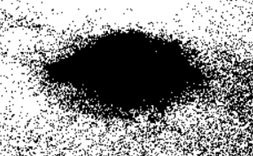
#> input picture project/test1_1.jpg, 253 x 156 px, given in place of the camera
$ python filter_webcam_streaming_track_bar.py
#> lines starting #> are read from the running program, lines starting #| are printed output that depends on the picture; after the words box and inside, x2 and y2 are one past the last pixel; in counts of white or black regions, pixels touching at a corner belong together
# 1개의 트랙바로 2개의 기준을 공통적으로 적용하는 코드

import os
import cv2
import numpy as np
import math
'''
1. 웹캠 이미지 리드
2. 그레이스케일로 변환
3. 픽셀 값의 평균으로 필터링: 평균값보다 크면 255(white), 작으면 0(black)
4. ROI 구역 설정 후 ROI 부분만 출력
'''
def nothing(x):
    pass #더미 함수 생성... 트랙 바 생성시 필요하므로

cv2.namedWindow('Binary') #트랙바를 붙일 윈도우를 생성
cv2.createTrackbar('threshold','Binary', 0, 255, nothing) #트랙바를 이름이'Binary'인 윈도우에 붙임'
cv2.setTrackbarPos('threshold', 'Binary', 127) #초기값 127


def resize(img, ratio, dsize=None, dst=None):
    return cv2.resize(img, dsize, dst, ratio, ratio, interpolation=cv2.INTER_AREA)

def grayscale(img): # 그레이스케일로 이미지 변환
    return cv2.cvtColor(img, cv2.COLOR_RGB2GRAY)

def pixel_value_average(img): # 픽셀 값의 평균 계산
    sum = 0
    for i in range(0, img.shape[0]):
        for j in range(0, img.shape[1]):
            sum += img[i,j]
    pixel_N = img.shape[0] * img.shape[1]
    average = sum/pixel_N
    return average

def Filter(img, value = 0): # 픽셀 값 평균을 기준으로 필터링
    low = cv2.getTrackbarPos('threshold','Binary')
    average = pixel_value_average(img)

    if value == 0:
        ret,img_filter = cv2.threshold(img, low, 255, cv2.THRESH_BINARY)
    else:
        ret,img_filter = cv2.threshold(img, value, 255, cv2.THRESH_BINARY)

    return img_filter

def count_pixel(img): # 픽셀 값이 0인 픽셀 COUNT
    number = cv2.countNonZero(img)
    return number

def pixel_ratio(img1, img2): # 픽셀 값 0 비율 계산
    temp1 = count_pixel(img1)
    temp2 = count_pixel(img2)
    if temp1 >0 and temp2> 0:

        if temp1 < temp2:
            ratio = temp1/temp2
            return ratio
        else:
            ratio = temp2/temp1
            return ratio
    return 99
def vertices_multicam(img, distance, width, direction, angle = 54):
    '''
    관심 영역 설정 - 거리에 따른 roi 설정
    height = img.shape[0]
    width = img.shape[1]
    distance = 카메라와 측정 대상까지의 거리
    width = 카메라 간격
    !!! distance와 width의 단위는 같아야한다. !!!
    direction = 카메라 위치(0: Right, 1: Left)
    angle = 카메라 화각
    '''
    imshape = img.shape
    angle = angle * (math.pi/180)
    F = int(width / (2*distance*math.tan(angle)))

    if direction: # Left = 1
        lower_left = [imshape[1]*F, imshape[0]]
        lower_right = [imshape[1], imshape[0]]
        higher_left = [imshape[1]*F, 0]
        higher_right = [imshape[1], 0]
    else: # Right = 0
        lower_left = [0,imshape[0]]
        lower_right = [imshape[1]*(1 - F), imshape[0]]
        higher_left = [0, 0]
        higher_right = [imshape[1]*(1 - F), 0]

    vertices = [np.array([lower_left, lower_right, higher_right, higher_left], dtype = np.int32)]
    return vertices

def vertices_road(img): # 관심 영역 설정 - 사다리꼴(도로 부분 할당)
    imshape = img.shape

    lower_left = [0, imshape[0]]
    lower_right = [imshape[1], imshape[0]]
    higher_left = [imshape[1]/2-imshape[1]/8, 5*imshape[0]/8]
    higher_right = [imshape[1]/2+imshape[1]/8, 5*imshape[0]/8]

    vertices = [np.array([lower_left, lower_right, higher_right, higher_left], dtype = np.int32)]
    return vertices

def region_of_interest(img, vertices, color3=(255,255,255), color1=255): # ROI 셋팅

    mask = np.zeros_like(img) # mask = img와 같은 크기의 빈 이미지

    if len(img.shape) > 2: # Color 이미지(3채널)라면 :
        color = color3
    else: # 흑백 이미지(1채널)라면 :
        color = color1

    # vertices에 정한 점들로 이뤄진 다각형부분(ROI 설정부분)을 color로 채움
    cv2.fillPoly(mask, vertices, color)

    # 이미지와 color로 채워진 ROI를 합침
    roi_image = cv2.bitwise_and(img, mask)
    return roi_image

def show_convert_video(frame, CAM, direction): # frame과 window창 이름 설정
    vertice_set = vertices_multicam(frame, 20, 3, direction)
    #vertice_set = vertices_road(frame)
    frame = grayscale(frame)
    frame = Filter(frame)
    frame = region_of_interest(frame, vertice_set)
    '''
    h, w = frame.shape[:2]
    M1 = cv2.getRotationMatrix2D((h / 2, w / 2), 90, 1)
    frame = cv2.warpAffine(frame, M1, (h, w))
    '''
    cv2.imshow( CAM , frame)
    return frame

video_capture_1 = cv2.VideoCapture(0) # 외장형 USB 웹캠1
video_capture_2 = cv2.VideoCapture(1) # 외장형 USB 웹캠2

ret1, frame1 = video_capture_1.read()
#> frame1 is the input picture: shape (156, 253, 3); min 0, max 255, mean 147.7
ret2, frame2 = video_capture_2.read()

while True:
    ret1, frame1 = video_capture_1.read()
    ret2, frame2 = video_capture_2.read()

    #ret2, frame2 = video_capture_2.read()

    if (ret1 and ret2):

        img1= show_convert_video(frame1, "CAM0", 0)
#> in show_convert_video, `vertice_set = vertices_multicam(frame, 20, 3, direction)`: vertice_set = [[[0, 156], [253, 156], [253, 0], [0, 0]]]
#> after the loop in pixel_value_average, `for i in range(0, img.shape[0]):`: sum = 5830071
#> in pixel_value_average, `average = sum/pixel_N`: average = 147.7
#> in Filter, `ret,img_filter = cv2.threshold(img, low, 255, cv2.THRESH_BINARY)`:
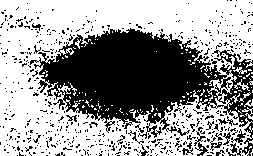
#> img_filter: shape (156, 253); 59.9% white; 539 black regions (514 under 20 px), largest, box (x1, y1, x2, y2) and area: (30, 28, 253, 156) 13274, (194, 131, 209, 156) 113, (231, 129, 246, 145) 77
#> in Filter, `ret,img_filter = cv2.threshold(img, low, 255, cv2.THRESH_BINARY)`: ret = 127
#> in region_of_interest, `cv2.fillPoly(mask, vertices, color)`: mask: shape (156, 253); every value is 255
        img2= show_convert_video(frame2, "CAM1", 1)
        #print(pixel_ratio(frame0, frame1))
        A = pixel_ratio(img1, img2) # 대입인자는 이미 0 또는 1만 있는 이미지만
#> in count_pixel, `number = cv2.countNonZero(img)`: number = 23661
#> in pixel_ratio, `ratio = temp2/temp1`: ratio = 1
#> A = 1
        print(A)
#| 1.0


    #if(ret2):
        #show_convert_video(frame2, "CAM2")

    if cv2.waitKey(1) & 0xFF == ord('q'):
#> (key q is pressed here)
        break
    # 사용자가 키보드 q 누르면 Opencv 종료

video_capture_1.release()
video_capture_2.release()
cv2.destroyAllWindows() # 리소스 반환
